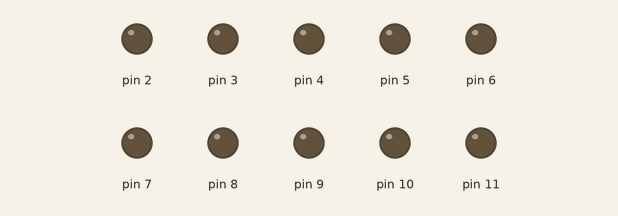
Simulated run of this sketch. Board: Arduino Uno, built with avr-gcc and run on an emulated ATmega328P. Parts: output pins drawn as LEDs (lit = HIGH).

Above: at 0.5 s.
At 1.5 s:
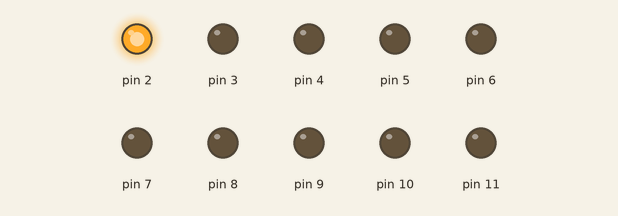
At 3.5 s:
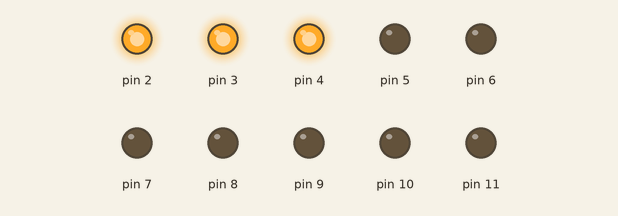
At 6.5 s:
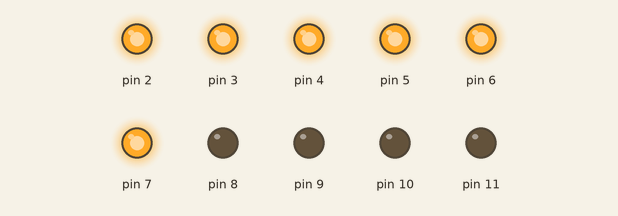
At 9.5 s:
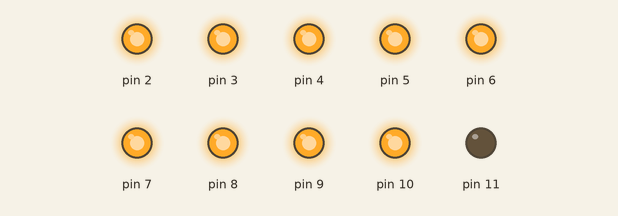
At 13.5 s:
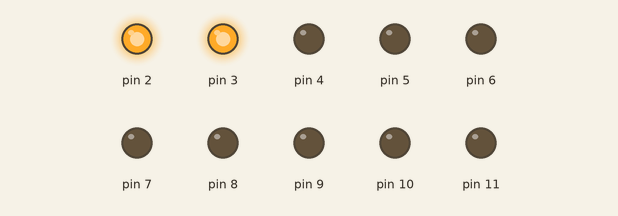
Timing chart, 0 to 14.3 s (numbered marks = the images above):
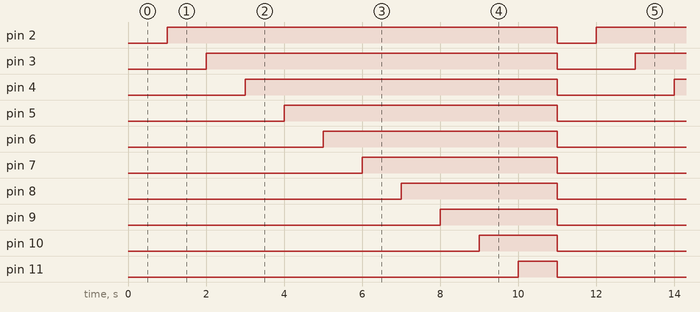

Measured:
- by itself, pin 2: alternates HIGH for 10.0 s and LOW for 1.0 s
- by itself, pin 3: alternates HIGH for 9.0 s and LOW for 2.0 s
- by itself, pin 4: alternates HIGH for 8.0 s and LOW for 3.0 s
- by itself, pin 5: alternates HIGH for 7.0 s and LOW for 4.0 s
- by itself, pin 6: alternates HIGH for 6.0 s and LOW for 5.0 s
- by itself, pin 7: alternates HIGH for 5.0 s and LOW for 6.0 s
- by itself, pin 8: alternates HIGH for 4.0 s and LOW for 7.0 s
- by itself, pin 9: alternates HIGH for 3.0 s and LOW for 8.0 s

The sketch:

chenille.ino
```cpp
void setup()
{
for (int i = 2 ;i<=11;i++)
{
  pinMode (i,OUTPUT);
}

Serial.begin(9600);
}

void loop()
{
  for (int i= 1;i<=11;i++)
  {
    digitalWrite (i,LOW);
  }

 for (int i=1  ;i<=11;i++)
 {
  digitalWrite (i,HIGH);
    delay (1000);
 }

}
```
